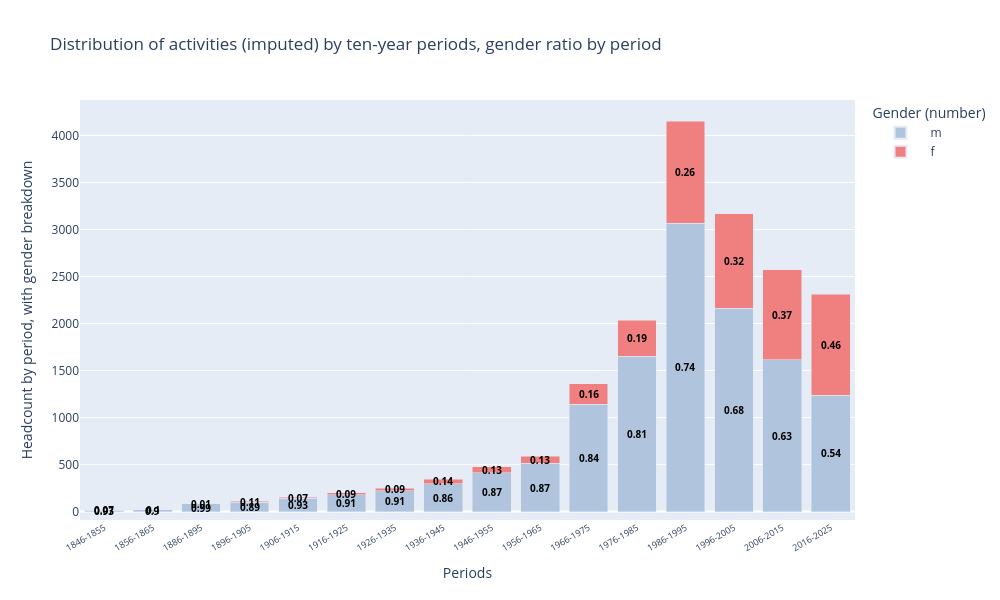

Notebook source saved alongside this figure:
### Markdown cell above
### New interactive chart using Plotly

### Code cell
# Reset index to make 'per_10' a column
df_plot = m_10_not_zero.reset_index()

# Calculate percentages per period
df_plot['tot'] = df_plot['m'] + df_plot['f']
df_plot['pct_m'] = df_plot['m'] / df_plot['tot']
df_plot['pct_f'] = df_plot['f'] / df_plot['tot']

# Create stacked bar chart
fig = px.bar(
    df_plot,
    x='per_10',
    y=['m', 'f'],
    color_discrete_map={'m': 'LightSteelBlue', 'f': 'LightCoral'},
    title='Distribution of activities (imputed) by ten-year periods, gender ratio by period',
    labels={'per_10': 'Periods', 'value': 'Number', 'variable': 'Genre'},
    barmode='stack'
)

# Rotate x-axis labels
fig.update_xaxes(tickangle=-30, tickfont=dict(size=9))

# Add percentage labels inside bars
for i, row in df_plot.iterrows():
    # Add m percentage label
    if row['m'] > 0:
        pct_m_str = f"{row['pct_m']:.2f}".rstrip('0').rstrip('.')  
        fig.add_annotation(
            x=row['per_10'],
            y=row['m'] / 2,
            text=pct_m_str,
            showarrow=False,
            font=dict(size=10, color='black', weight='bold'),
            xanchor='center',
            yanchor='middle'
        )
    # Add f percentage label
    if row['f'] > 0:
        pct_f_str = f"{row['pct_f']:.2f}".rstrip('0').rstrip('.')  
        fig.add_annotation(
            x=row['per_10'],
            y=row['m'] + row['f'] / 2,
            text=pct_f_str,
            showarrow=False,
            font=dict(size=10, color='black', weight='bold'),
            xanchor='center',
            yanchor='middle'
        )

# Customize hover info to show actual counts
fig.update_traces(
    hovertemplate='<b>%{x}</b><br>Number %{fullData.name}: %{y}<extra></extra>'
)

# Update layout
fig.update_layout(
    yaxis_title='Headcount by period, with gender breakdown',
    font=dict(size=12),
    width=1000,
    height=600,
    legend_title_text='Gender',
    legend=dict(
        title=dict(text="Gender (number)"),
        itemsizing='constant',
        itemwidth=50
    )
)

# Optional: Customize legend to show counts (e.g., "m (244)")
fig.for_each_trace(lambda t: t.update(name=f"{t.name}") if t.name in ['m', 'f'] else t)   # ({df_plot[t.name].iloc[0]})

# Save as interactive HTML
fig.write_html("interactive_images/naissances_distribution_10ans_genre_percent.html", include_plotlyjs='cdn', full_html=True)

# Optional: Show in notebook or browser
fig.show()

### Figure 1 — Plotly figure (JSON) as saved in the notebook; plotly's stock layout.template omitted (floating-point values rounded to 4 significant figures)
{"data": [{"hovertemplate": "<b>%{x}</b><br>Number %{fullData.name}: %{y}<extra></extra>", "legendgroup": "m", "marker": {"color": "LightSteelBlue", "pattern": {"shape": ""}}, "name": "m", "orientation": "v", "showlegend": true, "textposition": "auto", "type": "bar", "x": ["1846-1855", "1856-1865", "1886-1895", "1896-1905", "1906-1915", "1916-1925", "1926-1935", "1936-1945", "1946-1955", "1956-1965", "1966-1975", "1976-1985", "1986-1995", "1996-2005", "2006-2015", "2016-2025"], "xaxis": "x", "y": [13, 18, 81, 97, 143, 180, 224, 297, 412, 512, 1142, 1650, 3067, 2162, 1615, 1239], "yaxis": "y"}, {"hovertemplate": "<b>%{x}</b><br>Number %{fullData.name}: %{y}<extra></extra>", "legendgroup": "f", "marker": {"color": "LightCoral", "pattern": {"shape": ""}}, "name": "f", "orientation": "v", "showlegend": true, "textposition": "auto", "type": "bar", "x": ["1846-1855", "1856-1865", "1886-1895", "1896-1905", "1906-1915", "1916-1925", "1926-1935", "1936-1945", "1946-1955", "1956-1965", "1966-1975", "1976-1985", "1986-1995", "1996-2005", "2006-2015", "2016-2025"], "xaxis": "x", "y": [1, 2, 1, 12, 10, 18, 23, 47, 63, 76, 215, 386, 1086, 1004, 957, 1073], "yaxis": "y"}], "layout": {"annotations": [{"font": {"color": "black", "size": 10, "weight": "bold"}, "showarrow": false, "text": "0.93", "x": "1846-1855", "xanchor": "center", "y": 6.5, "yanchor": "middle"}, {"font": {"color": "black", "size": 10, "weight": "bold"}, "showarrow": false, "text": "0.07", "x": "1846-1855", "xanchor": "center", "y": 13.5, "yanchor": "middle"}, {"font": {"color": "black", "size": 10, "weight": "bold"}, "showarrow": false, "text": "0.9", "x": "1856-1865", "xanchor": "center", "y": 9, "yanchor": "middle"}, {"font": {"color": "black", "size": 10, "weight": "bold"}, "showarrow": false, "text": "0.1", "x": "1856-1865", "xanchor": "center", "y": 19, "yanchor": "middle"}, {"font": {"color": "black", "size": 10, "weight": "bold"}, "showarrow": false, "text": "0.99", "x": "1886-1895", "xanchor": "center", "y": 40.5, "yanchor": "middle"}, {"font": {"color": "black", "size": 10, "weight": "bold"}, "showarrow": false, "text": "0.01", "x": "1886-1895", "xanchor": "center", "y": 81.5, "yanchor": "middle"}, {"font": {"color": "black", "size": 10, "weight": "bold"}, "showarrow": false, "text": "0.89", "x": "1896-1905", "xanchor": "center", "y": 48.5, "yanchor": "middle"}, {"font": {"color": "black", "size": 10, "weight": "bold"}, "showarrow": false, "text": "0.11", "x": "1896-1905", "xanchor": "center", "y": 103, "yanchor": "middle"}, {"font": {"color": "black", "size": 10, "weight": "bold"}, "showarrow": false, "text": "0.93", "x": "1906-1915", "xanchor": "center", "y": 71.5, "yanchor": "middle"}, {"font": {"color": "black", "size": 10, "weight": "bold"}, "showarrow": false, "text": "0.07", "x": "1906-1915", "xanchor": "center", "y": 148, "yanchor": "middle"}, {"font": {"color": "black", "size": 10, "weight": "bold"}, "showarrow": false, "text": "0.91", "x": "1916-1925", "xanchor": "center", "y": 90, "yanchor": "middle"}, {"font": {"color": "black", "size": 10, "weight": "bold"}, "showarrow": false, "text": "0.09", "x": "1916-1925", "xanchor": "center", "y": 189, "yanchor": "middle"}, {"font": {"color": "black", "size": 10, "weight": "bold"}, "showarrow": false, "text": "0.91", "x": "1926-1935", "xanchor": "center", "y": 112, "yanchor": "middle"}, {"font": {"color": "black", "size": 10, "weight": "bold"}, "showarrow": false, "text": "0.09", "x": "1926-1935", "xanchor": "center", "y": 235.5, "yanchor": "middle"}, {"font": {"color": "black", "size": 10, "weight": "bold"}, "showarrow": false, "text": "0.86", "x": "1936-1945", "xanchor": "center", "y": 148.5, "yanchor": "middle"}, {"font": {"color": "black", "size": 10, "weight": "bold"}, "showarrow": false, "text": "0.14", "x": "1936-1945", "xanchor": "center", "y": 320.5, "yanchor": "middle"}, {"font": {"color": "black", "size": 10, "weight": "bold"}, "showarrow": false, "text": "0.87", "x": "1946-1955", "xanchor": "center", "y": 206, "yanchor": "middle"}, {"font": {"color": "black", "size": 10, "weight": "bold"}, "showarrow": false, "text": "0.13", "x": "1946-1955", "xanchor": "center", "y": 443.5, "yanchor": "middle"}, {"font": {"color": "black", "size": 10, "weight": "bold"}, "showarrow": false, "text": "0.87", "x": "1956-1965", "xanchor": "center", "y": 256, "yanchor": "middle"}, {"font": {"color": "black", "size": 10, "weight": "bold"}, "showarrow": false, "text": "0.13", "x": "1956-1965", "xanchor": "center", "y": 550, "yanchor": "middle"}, {"font": {"color": "black", "size": 10, "weight": "bold"}, "showarrow": false, "text": "0.84", "x": "1966-1975", "xanchor": "center", "y": 571, "yanchor": "middle"}, {"font": {"color": "black", "size": 10, "weight": "bold"}, "showarrow": false, "text": "0.16", "x": "1966-1975", "xanchor": "center", "y": 1250.0, "yanchor": "middle"}, {"font": {"color": "black", "size": 10, "weight": "bold"}, "showarrow": false, "text": "0.81", "x": "1976-1985", "xanchor": "center", "y": 825, "yanchor": "middle"}, {"font": {"color": "black", "size": 10, "weight": "bold"}, "showarrow": false, "text": "0.19", "x": "1976-1985", "xanchor": "center", "y": 1843, "yanchor": "middle"}, {"font": {"color": "black", "size": 10, "weight": "bold"}, "showarrow": false, "text": "0.74", "x": "1986-1995", "xanchor": "center", "y": 1534.0, "yanchor": "middle"}, {"font": {"color": "black", "size": 10, "weight": "bold"}, "showarrow": false, "text": "0.26", "x": "1986-1995", "xanchor": "center", "y": 3610, "yanchor": "middle"}, {"font": {"color": "black", "size": 10, "weight": "bold"}, "showarrow": false, "text": "0.68", "x": "1996-2005", "xanchor": "center", "y": 1081, "yanchor": "middle"}, {"font": {"color": "black", "size": 10, "weight": "bold"}, "showarrow": false, "text": "0.32", "x": "1996-2005", "xanchor": "center", "y": 2664, "yanchor": "middle"}, {"font": {"color": "black", "size": 10, "weight": "bold"}, "showarrow": false, "text": "0.63", "x": "2006-2015", "xanchor": "center", "y": 807.5, "yanchor": "middle"}, {"font": {"color": "black", "size": 10, "weight": "bold"}, "showarrow": false, "text": "0.37", "x": "2006-2015", "xanchor": "center", "y": 2094.0, "yanchor": "middle"}, {"font": {"color": "black", "size": 10, "weight": "bold"}, "showarrow": false, "text": "0.54", "x": "2016-2025", "xanchor": "center", "y": 619.5, "yanchor": "middle"}, {"font": {"color": "black", "size": 10, "weight": "bold"}, "showarrow": false, "text": "0.46", "x": "2016-2025", "xanchor": "center", "y": 1776.0, "yanchor": "middle"}], "barmode": "stack", "font": {"size": 12}, "height": 600, "legend": {"itemsizing": "constant", "itemwidth": 50, "title": {"text": "Gender (number)"}, "tracegroupgap": 0}, "title": {"text": "Distribution of activities (imputed) by ten-year periods, gender ratio by period"}, "width": 1000, "xaxis": {"anchor": "y", "domain": [0, 1], "tickangle": -30, "tickfont": {"size": 9}, "title": {"text": "Periods"}}, "yaxis": {"anchor": "x", "domain": [0, 1], "title": {"text": "Headcount by period, with gender breakdown"}}}}
